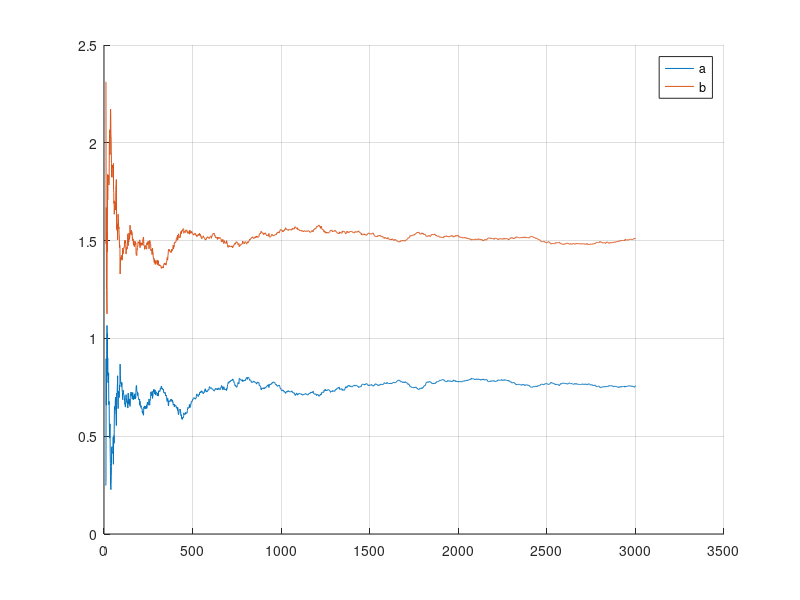

The MATLAB source for this figure:
% Estymacja online
clear;
clc;

% Zmienne
final = 3000;
start = 10;
u_n = rand();
u_n1 = 0;
y_n = rand();
phi_n = [u_n; u_n1];
P = [1000 0; 0 1000];
theta_n = [0; 0];
theta_ra = 0.7;
theta_rb = 1.5;
theta_r = [theta_ra theta_rb];

y = zeros(1,final+1);
z = randn(1,final+1);
theta_a = zeros(1,final+1);
theta_b = zeros(1,final+1);

for x = linspace(2, final+1, final)
    phi_n(1) = u_n;
    phi_n(2) = u_n1;
    y_n = theta_r*phi_n + z(x);
    
    P = P - (P*phi_n*phi_n'*P) / (1+phi_n'*P*phi_n); %OK
    theta_n = theta_n + P*phi_n*(y_n-phi_n'*theta_n); %OK

    theta_a(x) = theta_n(1);
    theta_b(x) = theta_n(2);

    u_n1 = u_n;
    u_n = rand();
    y(x) = y_n;

%     if x>=1000
%         theta_r(1) = 1.5;
%     end
end

figure(1)
hold on; grid on;
plot(linspace(start, final+1, final+2-start), theta_a(start:final+1));
plot(linspace(start, final+1, final+2-start), theta_b(start:final+1));
legend('a', 'b');
